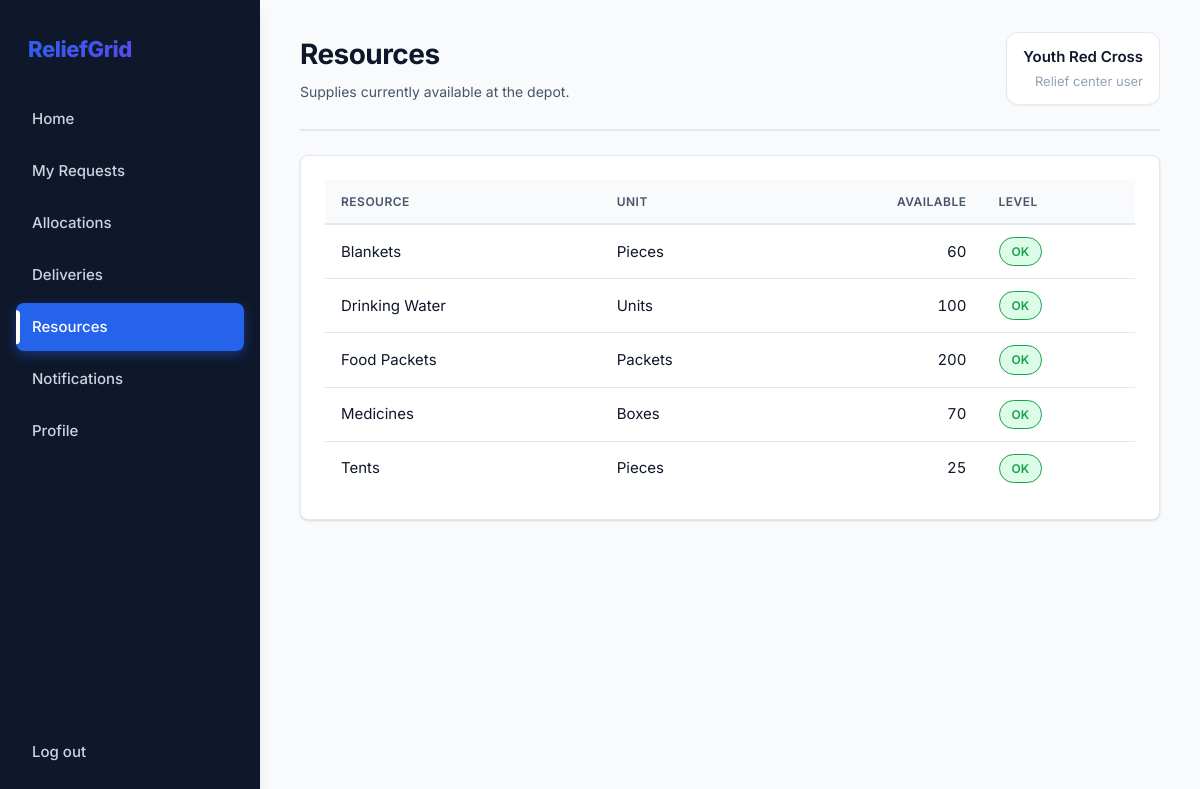
The app's page /my/resources (signed in) with its own data.
### tables this page shows
CREATE TABLE resources (
    id INTEGER PRIMARY KEY, name TEXT UNIQUE NOT NULL, unit TEXT NOT NULL,
    quantity INTEGER NOT NULL DEFAULT 0 CHECK (quantity >= 0),
    low_threshold INTEGER NOT NULL DEFAULT 0, updated_at TEXT DEFAULT CURRENT_TIMESTAMP
);

### app.py (the view)
@app.route("/my/resources")
@login_required("relief")
@ngo_approved_required()
def user_resources():
    avail = available_stock()
    return render_template("user_resources.html", resources=q("SELECT * FROM resources ORDER BY name"), avail=avail)

### app.py (called while the page is built)
def db():
    return database.get_db()

def q(sql, *args, one=False):
    rows = db().execute(sql, args).fetchall()
    return (rows[0] if rows else None) if one else rows

def login_required(role=None):
    def deco(f):
        @functools.wraps(f)
        def wrapper(*a, **kw):
            if "user_id" not in session:
                return redirect(url_for("login"))
            if role and session["role"] != role:
                flash("You don't have access to that page.", "error")
                return redirect(url_for("home_redirect"))
            return f(*a, **kw)
        return wrapper
    return deco

def ngo_approved_required():
    def deco(f):
        @functools.wraps(f)
        def wrapper(*a, **kw):
            if session.get("role") == "relief":
                user = q("SELECT ngo_registration_id FROM users WHERE id=?", session["user_id"], one=True)
                if user and user["ngo_registration_id"]:
                    ngo = q("SELECT status FROM ngo_registrations WHERE id=?", user["ngo_registration_id"], one=True)
                    if not ngo or ngo["status"] != "APPROVED":
                        flash("Your NGO application must be approved before accessing this page.", "error")
                        return redirect(url_for("home_redirect"))
            return f(*a, **kw)
        return wrapper
    return deco

def available_stock():
    rows = q("""SELECT r.id, r.quantity - COALESCE((SELECT SUM(d.quantity) FROM deliveries d
                JOIN requests x ON x.id = d.request_id WHERE x.resource_id = r.id AND d.status = 'Assigned'), 0) AS avail
                FROM resources r""")
    return {r["id"]: r["avail"] for r in rows}

@app.context_processor
def inject_nav():
    if "user_id" not in session:
        return {}
    admin = session["role"] == "admin"
    unread = q("SELECT COUNT(*) c FROM notifications WHERE is_read=0 AND " + ("user_id IS NULL" if admin else "user_id=?"),
               *([] if admin else [session["user_id"]]), one=True)["c"]
    ngo_pending = q("SELECT COUNT(*) c FROM ngo_registrations WHERE status='PENDING'", one=True)["c"] if admin else 0
    return {"nav": ADMIN_NAV if admin else USER_NAV, "unread": unread, "ngo_pending": ngo_pending}

### db.py (called while the page is built)
def get_db():
    if "db" not in g:
        g.db = sqlite3.connect(DB_PATH)
        g.db.row_factory = sqlite3.Row
        g.db.execute("PRAGMA foreign_keys = ON")
    return g.db

### templates/user_resources.html
{% extends "base.html" %}{% from "_macros.html" import pill %}
{% block heading %}Resources{% endblock %}{% block sub %}Supplies currently available at the depot.{% endblock %}
{% block content %}<div class="card wrap"><table><tr><th>Resource</th><th>Unit</th><th class="num">Available</th><th>Level</th></tr>
{% for r in resources %}<tr><td>{{ r.name }}</td><td>{{ r.unit }}</td><td class="num">{{ avail[r.id] }}</td><td>{% if avail[r.id] <= r.low_threshold %}<span class="pill lowstock">Low stock</span>{% else %}{{ pill('OK') }}{% endif %}</td></tr>{% endfor %}</table></div>{% endblock %}

### templates/_macros.html (shortened to what this page needs)
{% macro pill(text) %}<span class="pill {{ text|lower|replace(' ','-') }}">{{ text }}</span>{% endmacro %}

### static/style.css (style rules this page uses)
:root { --primary: #2563eb; --primary-hover: #1d4ed8; --primary-light: #dbeafe; --navy: #0f172a; --navy-light: #1e293b; --slate: #334155; --slate-light: #64748b; --bg-app: #f8fafc; --bg-card: #ffffff; --bg-sidebar: #0f172a; --border: #e2e8f0; --border-dark: #cbd5e1; --text-primary: #0f172a; --text-secondary: #475569; --text-muted: #94a3b8; --red: #dc2626; --red-light: #fee2e2; --orange: #ea580c; --orange-light: #ffedd5; --green: #16a34a; --green-light: #dcfce7; --blue: #0284c7; --blue-light: #e0f2fe; --purple: #9333ea; --purple-light: #f3e8ff; --yellow: #ca8a04; --yellow-light: #fef9c3; --shadow-sm: 0 1px 2px 0 rgba(0, 0, 0, 0.05); --shadow: 0 1px 3px 0 rgba(0, 0, 0, 0.1), 0 1px 2px -1px rgba(0, 0, 0, 0.1); --shadow-md: 0 4px 6px -1px rgba(0, 0, 0, 0.1), 0 2px 4px -2px rgba(0, 0, 0, 0.1); --shadow-lg: 0 10px 15px -3px rgba(0, 0, 0, 0.1), 0 4px 6px -4px rgba(0, 0, 0, 0.1); --radius-sm: 6px; --radius: 8px; --radius-lg: 12px; --radius-xl: 16px; --space-xs: 4px; --space-sm: 8px; --space: 12px; --space-md: 16px; --space-lg: 24px; --space-xl: 32px; }
* { box-sizing: border-box; }
body { margin: 0; font-family: 'Inter', -apple-system, BlinkMacSystemFont, "Segoe UI", Roboto, sans-serif; font-size: 15px; line-height: 1.6; background: var(--bg-app); color: var(--text-primary); -webkit-font-smoothing: antialiased; -moz-osx-font-smoothing: grayscale; }
.card { background: var(--bg-card); border: 1px solid var(--border); border-radius: var(--radius-lg); padding: var(--space-lg); margin-bottom: var(--space-md); box-shadow: var(--shadow); transition: all 0.3s ease; }
table { width: 100%; border-collapse: separate; border-spacing: 0; }
th, td { text-align: left; padding: var(--space) var(--space-md); vertical-align: middle; }
th { color: var(--text-secondary); font-weight: 600; font-size: 12px; text-transform: uppercase; letter-spacing: 0.5px; background: var(--bg-app); border-bottom: 2px solid var(--border); position: sticky; top: 0; z-index: 1; }
td { border-bottom: 1px solid var(--border); }
tr:last-child td { border-bottom: none; }
.wrap { overflow-x: auto; border-radius: var(--radius); }
.num { text-align: right; font-variant-numeric: tabular-nums; }
.pill { border-radius: 16px; padding: 4px 12px; font-size: 12px; font-weight: 600; white-space: nowrap; display: inline-flex; align-items: center; background: var(--bg-app); color: var(--text-secondary); border: 1px solid var(--border); }
.approved, .delivered, .fulfilled, .ok { background: var(--green-light); color: var(--green); border-color: var(--green); }

### records on screen
resources: name "Blankets", unit "Pieces", quantity "60", text "OK"
resources: name "Drinking Water", unit "Units", quantity "100", text "OK"
resources: name "Food Packets", unit "Packets", quantity "200", text "OK"
resources: name "Medicines", unit "Boxes", avail "70", text "OK"
resources: name "Tents", unit "Pieces", quantity "25", text "OK"

### other values on screen
{{ label }} "Home" "My Requests" "Allocations" "Deliveries" "Resources" "Notifications" "Profile"
{{ session.name }} "Youth Red Cross"
{{ 'Admin' if session.role == 'admin' else 'Relief center user' }} "Relief center user"
